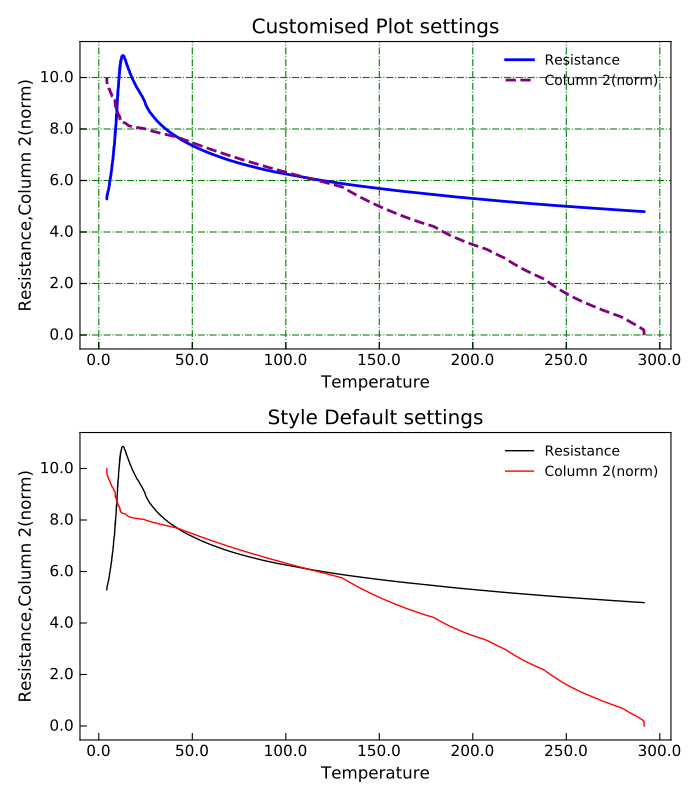

The Python source for this figure:
"""Example customising a plot using default style."""
from Stoner import Data,__home__
from Stoner.plot.formats import DefaultPlotStyle
import os.path as path
from cycler import cycler
filename=path.realpath(path.join(__home__,"..","doc","samples","sample.txt"))

d=Data(filename,setas="xyy",template=DefaultPlotStyle)
d.normalise(2,scale=(0.,10.)) # Just to keep the plot sane!

#Change the color and line style cycles
d.template["axes.prop_cycle"]=(cycler(color=["Blue","Purple"])+cycler(linestyle=["-","--"]))

#Can also access as an attribute
d.template.template_lines__linewidth=2.0

#Set the default figure size
d.template["figure.figsize"]=(6,8)
d.template["figure.autolayout"]=True
# Make figure (before using subplot method) and select first subplot
d.figure()
d.subplot(211)
# Pkot with our customised defaults
d.plot()
d.grid(True,color="green",linestyle="-.")
d.title="Customised Plot settings"
#Reset the template to defaults and switch to next subplot
d.template.clear()
d.subplot(212)
#Plot with defaults
d.plot()
d.title="Style Default settings"
#Fixup layout
d.figwidth=7 # Magic pass through attribute access
